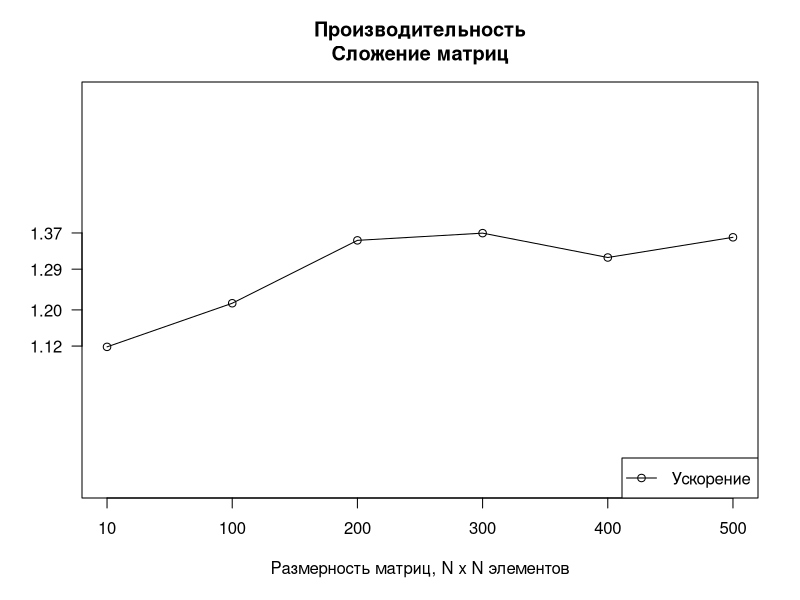

Recreate this plot in R.
sizes <- c( 10, 100, 200, 300, 400, 500 )
add_acc <- c( 1.11829, 1.21471, 1.35368, 1.36964, 1.31579, 1.36044 )

png( filename = "~/Documents/Diploma/Theory/Paper/Figures/SummarizingAcceleration.png",
  height = 600,
  width = 800,
  bg = "white"
)

plot( add_acc,
  type = "o",
  ylim = c( min( add_acc ) - c( 0.3 ),
            max( add_acc ) + c( 0.3 )
          ),
  axes = FALSE,
  ann = FALSE
)

axis( 1,
  at = 1 : length( add_acc ),
  lab = sizes
)

axis( 2,
  las = 1,
  at = round( seq( from = min( add_acc ),
    to = max( add_acc ),
    length.out = 4 ),
  2 )
)

box()

title( main = "Производительность\nСложение матриц" )
title( xlab = "Размерность матриц, N x N элементов" )

legend( "bottomright",
  max( add_acc ),
  "Ускорение",
  pch = 21,
  lty = 1
)

dev.off()
